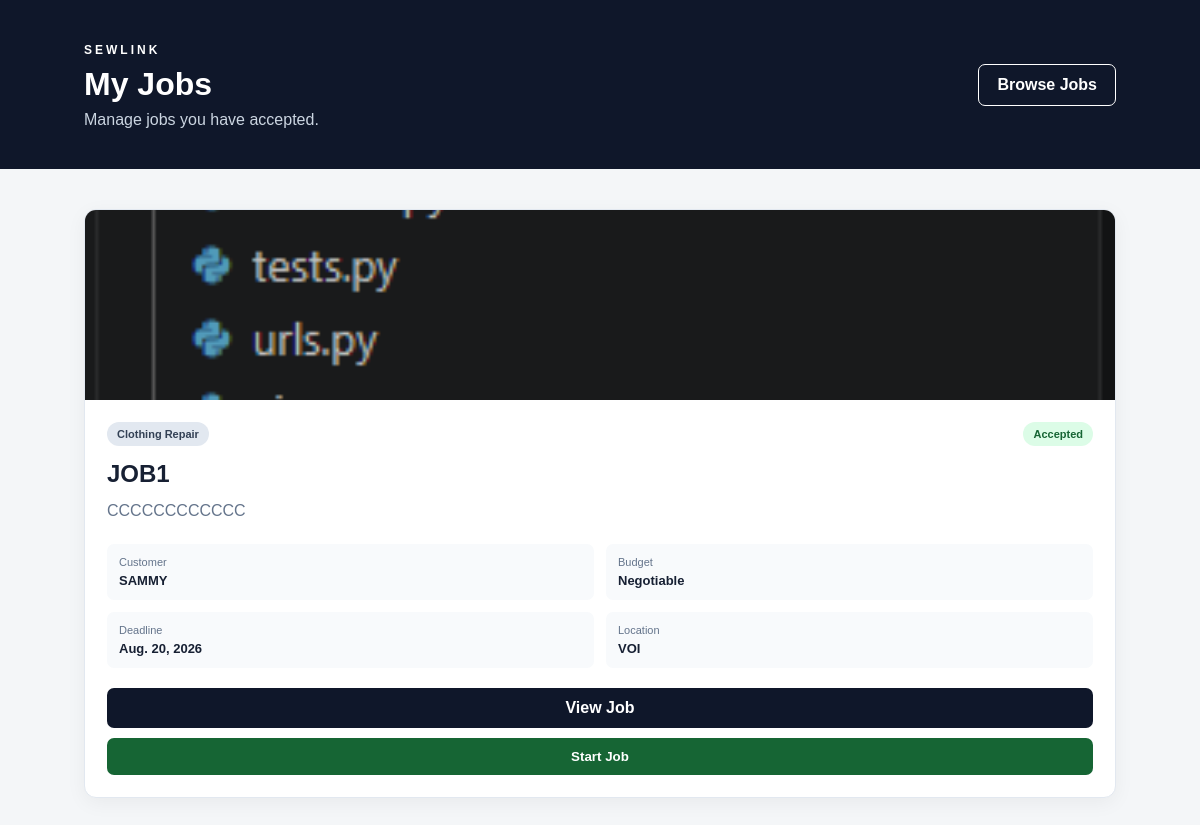
The app's page /jobs/tailor/my-jobs/ (signed in), older data.
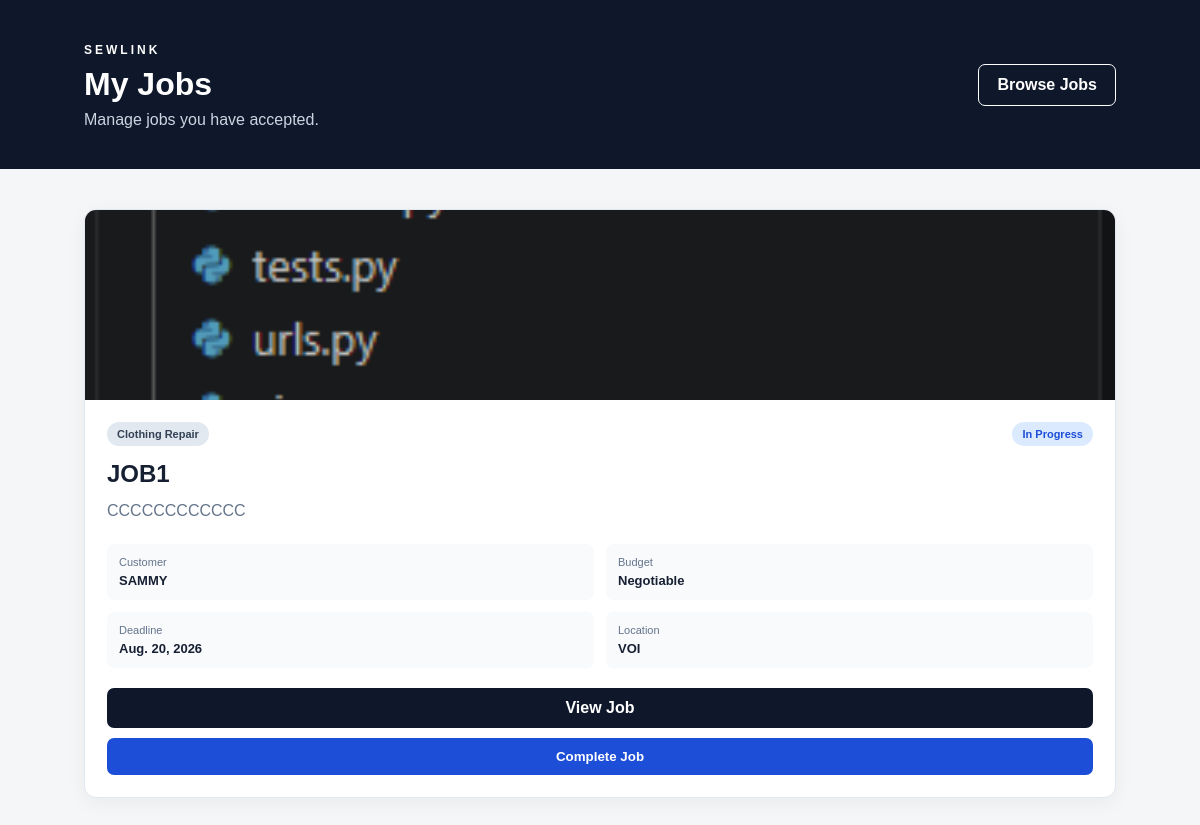
The same page, newer data.
### JobApp/models.py (models this page shows, shortened)
class Job(models.Model):
    CATEGORY_CHOICES = [
        ('tailoring', 'Tailoring'),
        ('alteration', 'Clothing Alteration'),
        ('repair', 'Clothing Repair'),
        ('embroidery', 'Embroidery'),
        ('design', 'Clothing Design'),
        ('other', 'Other'),
    ]
    STATUS_CHOICES = [
        ('open', 'Open'),
        ('pending', 'Pending'),
        ('accepted', 'Accepted'),
        ('rejected', 'Rejected'),
        ('in_progress', 'In Progress'),
        ('completed', 'Completed'),
        ('cancelled', 'Cancelled'),
    ]
    customer = models.ForeignKey(
        CustomerProfile,
        on_delete=models.CASCADE,
        related_name='jobs'
    )
    tailor = models.ForeignKey(
        TailorProfile,
        on_delete=models.SET_NULL,
        null=True,
        blank=True,
        related_name='jobs'
    )
    service = models.ForeignKey(
        Service,
        on_delete=models.SET_NULL,
        null=True,
        blank=True,
        related_name='jobs'
    )
    title = models.CharField(max_length=200)
    description = models.TextField()
    category = models.CharField(
        max_length=30,
        choices=CATEGORY_CHOICES,
        default='tailoring'
    )
    budget = models.DecimalField(
        max_digits=10,
        decimal_places=2,
        null=True,
        blank=True
    )
    agreed_price = models.DecimalField(
        max_digits=10,
        decimal_places=2,
        null=True,
        blank=True
    )
    deadline = models.DateField(
        null=True,
        blank=True
    )
    requested_date = models.DateField(
        null=True,
        blank=True
    )
    location = models.CharField(
        max_length=150
    )
    reference_image = models.ImageField(
        upload_to='job_references/',
        blank=True,
        null=True
    )
    status = models.CharField(
        max_length=20,
        choices=STATUS_CHOICES,
        default='open'
    )
    created_at = models.DateTimeField(
        auto_now_add=True
    )
    updated_at = models.DateTimeField(
        auto_now=True
    )

### CustomerApp/models.py (models this page shows, shortened)
class CustomerProfile(models.Model):
    user = models.OneToOneField(
        User,
        on_delete=models.CASCADE,
        related_name='customer_profile'
    )
    full_name = models.CharField(max_length=150)
    phone = models.CharField(max_length=20)
    location = models.CharField(max_length=150)
    profile_picture = models.ImageField(
        upload_to='customer_profiles/',
        blank=True,
        null=True
    )
    bio = models.TextField(blank=True)
    created_at = models.DateTimeField(auto_now_add=True)

### JobApp/views.py (the view)
# urls.py: path('tailor/my-jobs/', views.tailor_my_jobs, name='tailor_my_jobs'),
@login_required
def tailor_my_jobs(request):
    tailor = get_object_or_404(TailorProfile, user=request.user)
    jobs = Job.objects.filter(tailor=tailor).order_by('-created_at')
    return render(request, 'JobApp/tailor_my_jobs.html', {'tailor': tailor, 'jobs': jobs})

### JobApp/templates/JobApp/tailor_my_jobs.html (shortened to what this page needs)
<!DOCTYPE html>
<html lang="en">
<head>
    {% load static %}
    <link rel="stylesheet" href="{% static 'css/tailor_my_jobs.css' %}">
</head>
<body>
<header class="header">
    <div>
        <span class="brand">SEWLINK</span>
        <h1>My Jobs</h1>
        <p>Manage jobs you have accepted.</p>
    </div>
    <a href="{% url 'JobApp:tailor_job_list' %}" class="back-button">
        Browse Jobs
    </a>
</header>
<main class="container">
    {% if jobs %}
        <div class="jobs-grid">
            {% for job in jobs %}
                <article class="job-card">
                    {% if job.reference_image %}
                        <div class="job-image">
                            <img src="{{ job.reference_image.url }}" alt="{{ job.title }}">
                        </div>
                    {% endif %}
                    <div class="job-content">
                        <div class="job-top">
                            <span class="category">
                                {{ job.get_category_display }}
                            </span>
                            <span class="status status-{{ job.status }}">
                                {{ job.get_status_display }}
                            </span>
                        </div>
                        <h2>{{ job.title }}</h2>
                        <p class="description">
                            {{ job.description|truncatewords:25 }}
                        </p>
                        <div class="details">
                            <div>
                                <span>Customer</span>
                                <strong>{{ job.customer.full_name }}</strong>
                            </div>
                            <div>
                                <span>Budget</span>
                                <strong>
                                    {% if job.budget %}
                                        KSh {{ job.budget }}
                                    {% else %}
                                        Negotiable
                                    {% endif %}
                                </strong>
                            </div>
                            <div>
                                <span>Deadline</span>
                                <strong>
                                    {% if job.deadline %}
                                        {{ job.deadline }}
                                    {% else %}
                                        Not specified
                                    {% endif %}
                                </strong>
                            </div>
                            <div>
                                <span>Location</span>
                                <strong>{{ job.location }}</strong>
                            </div>
                        </div>
                        <a href="{% url 'JobApp:tailor_job_detail' job.pk %}" class="view-button">View Job</a>
{% if job.status == 'accepted' %}
    <form method="POST" action="{% url 'JobApp:start_job' job.pk %}">
        <button type="submit" class="start-button">Start Job</button>
    </form>
{% endif %}
{% if job.status == 'in_progress' %}
    <form method="POST" action="{% url 'JobApp:complete_job' job.pk %}">
        <button type="submit" class="complete-button">Complete Job</button>
    </form>
{% endif %}
                    </div>
                </article>
            {% endfor %}
        </div>
    {% endif %}
</main>
</body>
</html>

Row changes from the older to the newer data that the page shows:
changed Job "JOB1": status "Accepted" → "In Progress"; status "Start Job" → "Complete Job"
